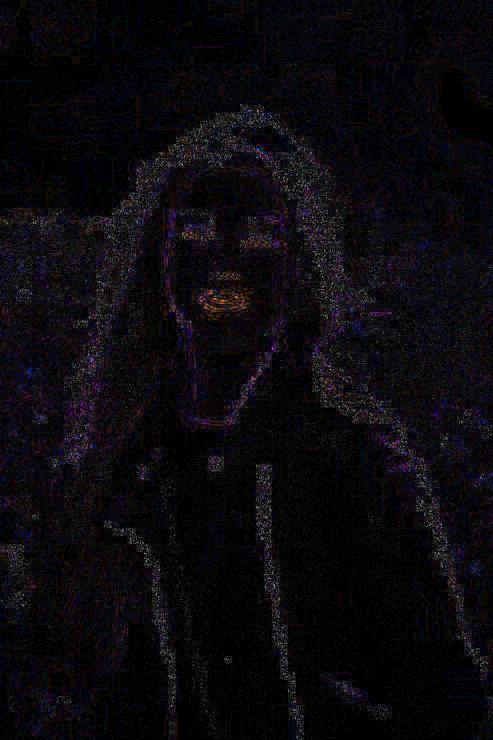
#> input picture ela_preview.jpg, 493 x 740 px
$ python test_ela.py ../ela_preview.jpg 5
#> lines starting #> are read from the running program, lines starting #| are printed output that depends on the picture
import io
import sys
from pathlib import Path
import numpy as np
from PIL import Image, ImageChops, ImageEnhance


def run_ela(image_path: str, quality: int = 90, output_path: str = "ela_preview.jpg") -> dict:
#> called with image_path = '../ela_preview.jpg', quality = 5, output_path = 'ela_preview.jpg'
    src_path = Path(image_path)
    if not src_path.exists():
        raise FileNotFoundError(f"Image not found: {image_path}")

    # Open original image in RGB
    original = Image.open(src_path).convert("RGB")
#> original is the input picture: PIL image 493x740 RGB; mean R, G, B 11.5, 9.4, 13.4

    # Re-compress at target JPEG quality in memory
    buffer = io.BytesIO()
    original.save(buffer, format="JPEG", quality=quality)
    buffer.seek(0)
    recompressed = Image.open(buffer).convert("RGB")
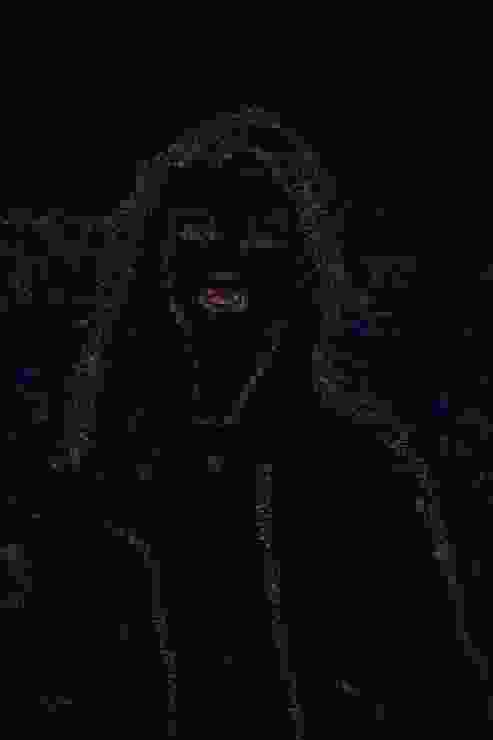
#> recompressed: PIL image 493x740 RGB; mean R, G, B 11.3, 11.3, 11.4

    # Pixel-wise difference between original and recompressed image
    diff = ImageChops.difference(original, recompressed)
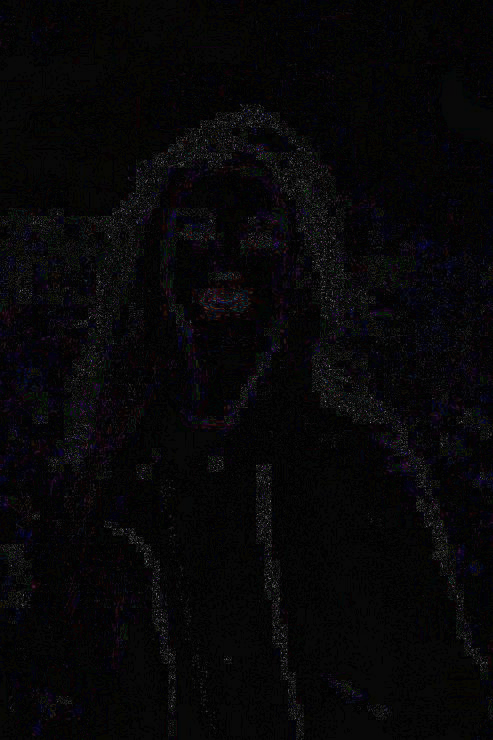
#> diff: PIL image 493x740 RGB; mean R, G, B 7.2, 6.7, 7.9

    # Scale brightness so subtle differences become visible
    extrema = diff.getextrema()
#> extrema = ((0, 137), (0, 138), (0, 138))
    max_diff = max(channel_max for _, channel_max in extrema)
#> max_diff = 138
    scale = 255.0 / max_diff if max_diff > 0 else 1.0
#> scale = 1.85
    ela_image = ImageEnhance.Brightness(diff).enhance(scale)
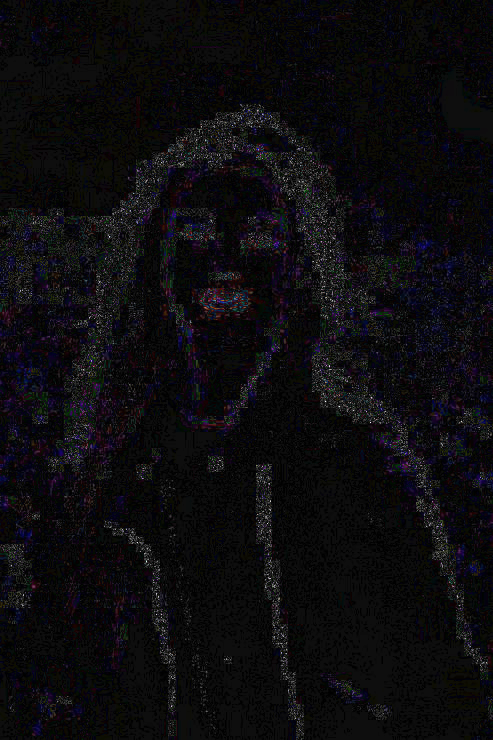
#> ela_image: PIL image 493x740 RGB; mean R, G, B 12.8, 11.8, 14.2
    ela_image.save(output_path)

    # Compute numeric forensic summary stats on the raw diff
    diff_arr = np.asarray(diff, dtype=np.float32)
    high_error_ratio = float(np.mean(np.max(diff_arr, axis=2) > 15.0))
#> high_error_ratio = 0.153

    return {
        "file": str(src_path),
        "size": f"{original.width}x{original.height}",
        "ela_mean": round(float(np.mean(diff_arr)), 4),
        "ela_std": round(float(np.std(diff_arr)), 4),
        "ela_max": int(max_diff),
        "high_error_ratio": round(high_error_ratio, 4),
        "saved_preview": output_path,
    }


if __name__ == "__main__":
    if len(sys.argv) < 2:
        print("Usage: python test_ela.py <path_to_image> [quality]")
        sys.exit(1)

    img_arg = sys.argv[1]
    q_arg = int(sys.argv[2]) if len(sys.argv) > 2 else 90
    stats = run_ela(img_arg, quality=q_arg)
#> stats = {'file': '../ela_preview.jpg', 'size': '493x740', 'ela_mean': 7.28, 'ela_std': 7.86, 'ela_max': 138, 'high_error_ratio': 0.153, 'saved_preview': 'ela_preview.jpg'}
    for k, v in stats.items():
        print(f"{k}: {v}")
#> this loop made 7 passes
#> (k, v) on passes 1 to 7: ('file', '../ela_preview.jpg'), ('size', '493x740'), ('ela_mean', 7.28), ('ela_std', 7.86), ('ela_max', 138), ('high_error_ratio', 0.153), ('saved_preview', 'ela_preview.jpg')
#| file: ../ela_preview.jpg
#| size: 493x740
#| ela_mean: 7.2783
#| ela_std: 7.8596
#| ela_max: 138
#| high_error_ratio: 0.1531
#| saved_preview: ela_preview.jpg
